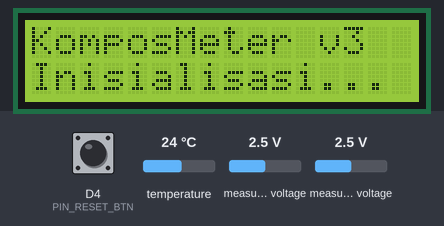
Bench run of a sketch on a simulated ESP8266 (Wemos D1 mini). On the bench: 16×2 character LCD. Inputs (shaded band) come from the test bench; at power-on: D4 (PIN_RESET_BTN) HIGH, temperature 24 °C, measured voltage 2.5 V. WiFi joins after 1.5 s; servers stay silent unless stated; uploads are accepted with an empty reply; what the sketch prints to the serial monitor is not drawn.

Above: at 0.3 s.
At 1.9 s:
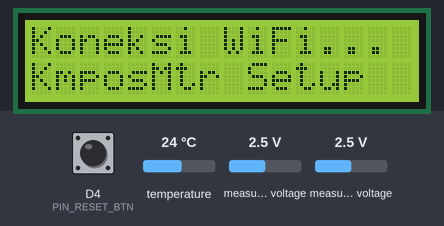
At 3.4 s:
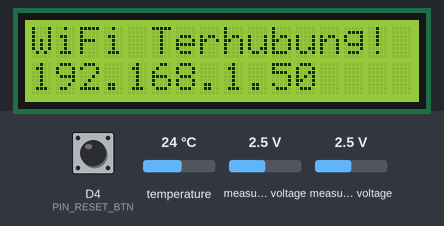
At 6.5 s:
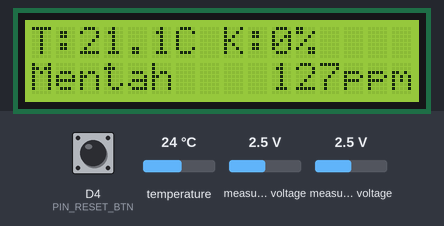

The sketch:

KomposMeter.ino
```cpp
#include <WiFiManager.h>
#include <Wire.h>
#include <Adafruit_ADS1X15.h>
#include <LiquidCrystal_I2C.h>
#include <ESP8266WiFi.h>
#include <ESP8266HTTPClient.h>
#include <WiFiClientSecureBearSSL.h>
#include <OneWire.h>
#include <DallasTemperature.h>
#include <ArduinoJson.h>
#include <EEPROM.h>
#define PIN_DS18B20     D3       // DS18B20 Data
#define PIN_RESET_BTN   D4       // Tombol Reset WiFi (INPUT_PULLUP)
#define PIN_LED         LED_BUILTIN  // LED bawaan WeMos (active LOW)

// ═══════════════════════════════════════════════════════════════
//  KONFIGURASI SISTEM
// ═══════════════════════════════════════════════════════════════
const char* DEVICE_ID    = "WEMOS-D1-001";
const char* AP_NAME      = "KmposMtr Setup";
const char* AP_PASSWORD  = "kompos1234";
const char* SERVER_URL   = "https://zipultekno.shop/api/receive.php";

const unsigned long INTERVAL_BACA_MS = 120000UL;  // baca sensor tiap 2 menit
const unsigned long TIMEOUT_WIFI_MS  = 180000UL;  // portal WiFi timeout 3 menit

// ═══════════════════════════════════════════════════════════════
//  THRESHOLD KEMATANGAN (LOGIKA PARALEL)
// ═══════════════════════════════════════════════════════════════
const float SUHU_MATANG_MAX   = 35.0;  // °C  Suhu adem di bawah ini = potensi matang
const float KELEMBAPAN_MIN    = 40.0;  // %   Di bawah ini = kering (indikator matang)
const float AMONIA_MATANG_MAX = 25.0;  // ppm Amonia di bawah ini = bau hilang (matang)

// ═══════════════════════════════════════════════════════════════
//  KALIBRASI SENSOR
// ═══════════════════════════════════════════════════════════════
// -- Kalibrasi Suhu --
const float KALIBRASI_SUHU_OFFSET = -2.9; // Hasil sensor dikurangi 2.9 derajat Celcius

// -- Soil Moisture --
const int   SOIL_DRY_ADC  = 19650;  // ADC saat sensor di udara (kering)
const int   SOIL_WET_ADC  =  8000;  // ADC saat sensor tercelup air (basah penuh)

// -- MQ-135 Amonia (Sensitivitas Tinggi Linear) --
const float MQ135_VCC          = 3.3;
const float MQ135_VOLT_CLEAN   = 0.15;  // Tegangan saat udara bersih (dari log alat kamu)
const int   MQ135_PPM_CLEAN    = 1;     // Nilai default awal saat udara bersih
const float FAKTOR_SENSITIF    = 450.0; // Semakin besar, semakin sensitif mendeteksi bau aroma

// ═══════════════════════════════════════════════════════════════
//  OBJEK LIBRARY & VARIABEL GLOBAL
// ═══════════════════════════════════════════════════════════════
OneWire           oneWire(PIN_DS18B20);
DallasTemperature ds18b20(&oneWire);
LiquidCrystal_I2C lcd(0x27, 16, 2);
Adafruit_ADS1115  ads;

std::unique_ptr<BearSSL::WiFiClientSecure> wifiClientSecure;

unsigned long lastReadTime  = 0;
bool          wifiConnected = false;
int           sendFailCount = 0;

struct SensorData {
  float  suhu;
  float  kelembapan;
  int    amonia_ppm;
  int    raw_soil;
  int    raw_amonia;
  float  voltage_mq;
  String status_kematangan;
  String fase_fermentasi;
  int    estimasi_hari;
};
float nilaiSuhu = 0.0;
float nilaiKelembapan = 0.0;
float nilaiAmonia = 0.0;
// ════════════════════════════════════════════════════════════════
//  SETUP
// ════════════════════════════════════════════════════════════════
void setup() {
  Serial.begin(115200);
  delay(200);

  Wire.begin(D1, D2);
  lcd.init();
  lcd.backlight();
  lcdTulis("KomposMeter v3", "Inisialisasi...");
  delay(1500);

  if (!ads.begin()) {
    Serial.println(F("[ADS1115] GAGAL init!"));
    lcdTulis("ADS1115 ERROR", "Cek Kabel I2C!");
    while (true) { blinkLED(3, 200); delay(1000); }
  }
  ads.setGain(GAIN_ONE); // gain ±4.096V -> 1 bit = 0.125 mV

  ds18b20.begin();
  ds18b20.setResolution(11);

  pinMode(PIN_LED,       OUTPUT);
  pinMode(PIN_RESET_BTN, INPUT_PULLUP);
  digitalWrite(PIN_LED,   HIGH);

  Serial.println(F("\n========================================"));
  Serial.println(F("  KomposMeter IoT — WeMos D1 Mini"));
  Serial.println(F("  Pendeteksi Kematangan Kohe Kambing"));
  Serial.println(F("========================================"));

  setupWiFiManager();

  wifiClientSecure.reset(new BearSSL::WiFiClientSecure);
  wifiClientSecure->setInsecure();

  if (WiFi.status() == WL_CONNECTED) {
    wifiConnected = true;
    Serial.print(F("[WiFi] Terhubung. IP: "));
    Serial.println(WiFi.localIP());
    lcdTulis("WiFi Terhubung!", WiFi.localIP().toString());
    blinkLED(3, 100);
    delay(1500);
  } else {
    Serial.println(F("[WiFi] Offline mode."));
    lcdTulis("Mode Offline", "Data lokal saja");
    delay(1500);
  }
}

// ════════════════════════════════════════════════════════════════
//  LOOP
// ════════════════════════════════════════════════════════════════
void loop() {
  checkResetButton();

  unsigned long now = millis();
  if (now - lastReadTime >= INTERVAL_BACA_MS || lastReadTime == 0) {
    lastReadTime = now;

    SensorData data = bacaSensor();
    cetakSerial(data);
    tampilLCD(data);

    if (WiFi.status() == WL_CONNECTED) {
      Serial.println(F("\n[HTTPS] Memulai pengiriman JSON ke server..."));
      bool ok = kirimKeServer(data);
      if (ok) {
        Serial.println(F("[HTTPS] BERHASIL! Data sukses diterima oleh server."));
        sendFailCount = 0;
        blinkLED(2, 80);
      } else {
        Serial.println(F("[HTTPS] GAGAL! Respon server tidak valid atau koneksi bermasalah."));
        sendFailCount++;
        if (sendFailCount >= 5) {
          Serial.println(F("[HTTPS] Gagal 5 kali berturut-turut. Me-restart koneksi WiFi..."));
          WiFi.disconnect();
          delay(2000);
          WiFi.reconnect();
          sendFailCount = 0;
        }
      }
    } else {
      Serial.println(F("[WIFI] Putus! Mencoba menghubungkan kembali..."));
      WiFi.reconnect();
    }
  }
}

// ════════════════════════════════════════════════════════════════
//  BACA SENSOR
// ════════════════════════════════════════════════════════════════
SensorData bacaSensor() {
  SensorData d;

  // ── 1. Baca DS18B20 Suhu (Dikalibrasi -3 Derajat) ─────────────
  ds18b20.requestTemperatures();
  delay(200);
  float rawSuhu = ds18b20.getTempCByIndex(0);

  if (rawSuhu == DEVICE_DISCONNECTED_C || rawSuhu < -50.0) {
    d.suhu = -99.0;
  } else {
    d.suhu = rawSuhu + KALIBRASI_SUHU_OFFSET;
  }

  // ── 2. Baca Kelembapan Soil ───────────────────────────────────
  long soilSum = 0;
  for (int i = 0; i < 8; i++) {
    soilSum += ads.readADC_SingleEnded(1);
    delay(10);
  }
  d.raw_soil = soilSum / 8;
  float kel = map(d.raw_soil, SOIL_DRY_ADC, SOIL_WET_ADC, 0, 100);
  d.kelembapan = constrain(kel, 0.0f, 100.0f);

  // ── 3. Baca MQ-135 Amonia (Sistem Sensitif Berbasis Baseline) ──
  // ── 3. Baca MQ-135 Amonia (Versi Stabil & Responsif) ──────────
long mqSum = 0;

for (int i = 0; i < 15; i++) {
  mqSum += ads.readADC_SingleEnded(0);
  delay(5);
}

d.raw_amonia = mqSum / 15;

// Konversi ADC → Volt
d.voltage_mq = d.raw_amonia * 0.125f / 1000.0f;

// ===============================
// FILTER SMOOTHING
// ===============================
static float filteredVolt = 0.16;

filteredVolt =
  (filteredVolt * 0.85f) +
  (d.voltage_mq * 0.15f);

// ===============================
// HITUNG PPM
// ===============================
float diffVolt = filteredVolt - MQ135_VOLT_CLEAN;

// Jika udara sangat bersih
if (diffVolt <= 0.002f) {

  d.amonia_ppm = 1;

} else {

  // Naik bertahap saat ada hembusan / bau
  d.amonia_ppm =
      1 +
      (diffVolt * 350.0f);

}

// Batas nilai
d.amonia_ppm = constrain(d.amonia_ppm, 1, 999);

  tentukanStatus(d);
  return d;
}

// ════════════════════════════════════════════════════════════════
//  TENTUKAN STATUS KEMATANGAN (LOGIKA HUKUM REAL SEBAB-AKIBAT PUPUK)
// ════════════════════════════════════════════════════════════════
void tentukanStatus(SensorData &d) {
  // Syarat 1: Suhu harus adem / normal (Fermentasi selesai)
  bool suhuAdem = (d.suhu > 0.0f && d.suhu <= SUHU_MATANG_MAX);

  // Syarat 2: Kelembapan harus rendah (Pupuk sudah mengering dan matang)
  bool kelembapanRendah = (d.kelembapan < KELEMBAPAN_MIN);

  // Syarat 3: Kadar Amonia harus rendah (Bau menyengat sudah hilang)
  bool amoniaAman = (d.amonia_ppm <= (int)AMONIA_MATANG_MAX);

  // KRITERIA KEMATANGAN MUTLAK: Ketiga syarat di atas harus terpenuhi bersamaan
  if (suhuAdem && kelembapanRendah && amoniaAman) {
    d.status_kematangan = "Matang";
    d.estimasi_hari     = 0;
  }
  // Jika salah satu saja dari parameter di atas masih tinggi/melanggar, otomatis BELUM MATANG
  else {
    d.status_kematangan = "Mentah";

    // Perhitungan dinamis sisa hari berdasarkan parameter yang paling buruk
    if (d.amonia_ppm > (int)AMONIA_MATANG_MAX) {
      float sisa = ((float)d.amonia_ppm - AMONIA_MATANG_MAX) / 1.5f;
      d.estimasi_hari = (int)constrain(sisa, 3.0f, 60.0f);
    } else if (d.suhu > SUHU_MATANG_MAX) {
      d.estimasi_hari = 14; // Jika suhu masih panas, berarti masih fermentasi aktif
    } else {
      d.estimasi_hari = 5;  // Jika hanya faktor kadar air/kelembapan yang masih tinggi
    }
  }

  // Melengkapi data fase suhu untuk rekam jejak di database web/server
  if (d.suhu >= 50.0f)      d.fase_fermentasi = "Termofilik";
  else if (d.suhu >= 35.0f) d.fase_fermentasi = "Mesofilik";
  else                      d.fase_fermentasi = "Pematangan";
}

// ════════════════════════════════════════════════════════════════
//  TAMPIL LCD 16x2
// ════════════════════════════════════════════════════════════════
void tampilLCD(const SensorData &d) {
  lcd.clear();

  // Baris 0: T:XX.X°C  K:XX%
  lcd.setCursor(0, 0);
  lcd.print(F("T:"));
  if (d.suhu == -99.0f) {
    lcd.print(F("ERR "));
  } else {
    lcd.print(d.suhu, 1);
    lcd.print(F("C "));
  }
  lcd.print(F("K:"));
  lcd.print((int)d.kelembapan);
  lcd.print(F("%"));

  // Baris 1: Blm Matang   1ppm / Matang       15ppm
  lcd.setCursor(0, 1);
  lcd.print(d.status_kematangan);

  // Set posisi teks PPM statis di ujung kanan (kolom ke-10) agar tidak saling tabrak
  lcd.setCursor(10, 1);
  if (d.amonia_ppm < 10)       lcd.print(F("  "));
  else if (d.amonia_ppm < 100) lcd.print(F(" "));

  lcd.print(d.amonia_ppm);
  lcd.print(F("ppm")); // Singkatan dari 'ppm' agar hemat ruang grid LCD 16x2
}

// ════════════════════════════════════════════════════════════════
//  KIRIM DATA KE SERVER (HTTPS POST JSON)
// ════════════════════════════════════════════════════════════════
bool kirimKeServer(const SensorData &d) {
  if (WiFi.status() != WL_CONNECTED) return false;

  HTTPClient http;
  http.begin(*wifiClientSecure, SERVER_URL);
  http.addHeader(F("Content-Type"), F("application/json"));
  http.addHeader(F("X-Device-ID"), DEVICE_ID);
  http.setTimeout(12000);

  StaticJsonDocument<320> doc;
  doc[F("device_id")]         = DEVICE_ID;
  doc[F("suhu")]              = serialized(String(d.suhu, 2));
  doc[F("kelembapan")]        = serialized(String(d.kelembapan, 2));
  doc[F("amonia")]            = d.amonia_ppm;
  doc[F("voltage_mq")]        = serialized(String(d.voltage_mq, 4));
  doc[F("raw_soil")]          = d.raw_soil;
  doc[F("raw_amonia")]        = d.raw_amonia;
  doc[F("status_kematangan")] = d.status_kematangan;
  doc[F("fase_fermentasi")]   = d.fase_fermentasi;
  doc[F("estimasi_hari")]     = d.estimasi_hari;
  doc[F("rssi")]              = WiFi.RSSI();
  doc[F("ip")]                = WiFi.localIP().toString();

  String payload;
  serializeJson(doc, payload);

  int code = http.POST(payload);
  Serial.printf("[HTTPS] HTTP Response Code: %d\n", code);

  if (code > 0) {
    String response = http.getString();
    Serial.print(F("[HTTPS] Balasan dari Server: "));
    Serial.println(response);
  } else {
    Serial.printf("[HTTPS] Koneksi gagal! Error: %s\n", http.errorToString(code).c_str());
  }

  http.end();
  return (code == 200);
}

// ════════════════════════════════════════════════════════════════
//  CETAK SERIAL MONITOR
// ════════════════════════════════════════════════════════════════
void cetakSerial(const SensorData &d) {
  Serial.println(F("\n──────────────────────────────────────────"));
  Serial.printf_P(PSTR("  Suhu         : %.2f °C\n"),   d.suhu);
  Serial.printf_P(PSTR("  Kelembapan   : %.2f %%\n"),   d.kelembapan);
  Serial.printf_P(PSTR("  Amonia (ppm) : %d ppm\n"),    d.amonia_ppm);
  Serial.printf_P(PSTR("  Tegangan MQ  : %.4f V\n"),    d.voltage_mq);
  Serial.printf_P(PSTR("  Raw MQ   ADC : %d\n"),         d.raw_amonia);
  Serial.printf_P(PSTR("  Status       : %s\n"),         d.status_kematangan.c_str());
  Serial.printf_P(PSTR("  Sisa Hari    : %d hari\n"),   d.estimasi_hari);
  Serial.println(F("──────────────────────────────────────────"));
}

// ════════════════════════════════════════════════════════════════
//  WIFI CONFIG MANAGER SETUP
// ════════════════════════════════════════════════════════════════
void setupWiFiManager() {
  WiFiManager wm;
  //wm.resetSettings();
  wm.setDebugOutput(false);

  if (digitalRead(PIN_RESET_BTN) == LOW) {
    wm.resetSettings();
    delay(1500);
  }

  wm.setAPStaticIPConfig(IPAddress(192,168,4,1), IPAddress(192,168,4,1), IPAddress(255,255,255,0));
  wm.setConnectTimeout(20);
  wm.setConfigPortalTimeout(TIMEOUT_WIFI_MS / 1000);

  lcdTulis("Koneksi WiFi...", AP_NAME);
  digitalWrite(PIN_LED, LOW);

  if (!wm.autoConnect(AP_NAME, AP_PASSWORD)) {
    ESP.restart();
  }
  digitalWrite(PIN_LED, HIGH);
}

void checkResetButton() {
  static unsigned long btnStart = 0;
  if (digitalRead(PIN_RESET_BTN) == LOW) {
    if (btnStart == 0) btnStart = millis();
    if (millis() - btnStart >= 5000UL) {
      lcdTulis("Reset WiFi...", "Restart...");
      blinkLED(5, 100);
      WiFiManager wm;
      wm.resetSettings();
      delay(500);
      ESP.restart();
    }
  } else {
    btnStart = 0;
  }
}

void blinkLED(int times, int ms) {
  for (int i = 0; i < times; i++) {
    digitalWrite(PIN_LED, LOW);
    delay(ms);
    digitalWrite(PIN_LED, HIGH);
    delay(ms);
  }
}

void lcdTulis(const char* baris0, const char* baris1) {
  lcd.clear();
  lcd.setCursor(0, 0); lcd.print(baris0);
  lcd.setCursor(0, 1); lcd.print(baris1);
}
void lcdTulis(const char* baris0, String baris1) {
  lcd.clear();
  lcd.setCursor(0, 0); lcd.print(baris0);
  lcd.setCursor(0, 1); lcd.print(baris1);
}
void kirimDataIoT() {
  if (WiFi.status() == WL_CONNECTED) {
    WiFiClient client;
    HTTPClient http;

    // Alamat URL API tempat WeMos mengirimkan data
    http.begin(client, "http://alamat_ip_server_kamu/api/save_data.php"); // Sesuaikan URL API-mu
    http.addHeader("Content-Type", "application/x-www-form-urlencoded");

    // Menyiapkan data POST (Sesuaikan dengan nama variabel di file API/Input database)
    String postData = "suhu=" + String(nilaiSuhu) +
                      "&kelembapan=" + String(nilaiKelembapan) +
                      "&amonia=" + String(nilaiAmonia) +
                      "&ip_address=" + WiFi.localIP().toString();

    // ─── TAMPILKAN KE SERIAL MONITOR SEBELUM KIRIM ─────────────────
    Serial.println("\n--- MEMULAI PENGIRIMAN DATA ---");
    Serial.print("Menghubungkan ke Server... ");

    // Melakukan HTTP POST
    int httpResponseCode = http.POST(postData);

    // ─── TAMPILKAN RESPON SERVER KE SERIAL MONITOR ─────────────────
    if (httpResponseCode > 0) {
      Serial.println("[BERHASIL]");
      Serial.print("HTTP Respon Code: ");
      Serial.println(httpResponseCode); // Biasanya 200 artinya sukses dimasukkan

      String payload = http.getString();
      Serial.print("Balasan dari Server: ");
      Serial.println(payload); // Melihat teks balasan dari file PHP API
    } else {
      Serial.println("[GAGAL]");
      Serial.print("Error Code: ");
      Serial.println(httpResponseCode); // Jika minus, berarti ada masalah koneksi/IP salah
    }

    Serial.println("--------------------------------\n");
    http.end(); // Tutup koneksi
  } else {
    Serial.println("Koneksi WiFi Terputus. Gagal mengirim data.");
  }
}
```

Measured:
- what the display in image 0 shows lasts 1.6 s, from 0.3 s to 1.9 s
- what the display in image 1 shows lasts 1.5 s, from 1.9 s to 3.4 s
- what the display in image 2 shows lasts 3.1 s, from 3.4 s to 6.5 s
